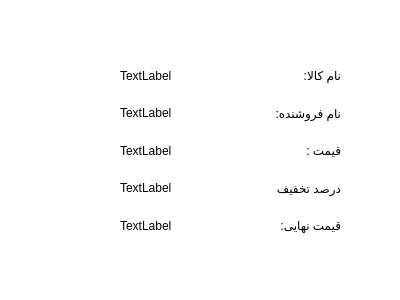
<?xml version="1.0" encoding="UTF-8"?>
<ui version="4.0">
 <class>GoodGenralInfoWidget</class>
 <widget class="QWidget" name="GoodGenralInfoWidget">
  <property name="geometry">
   <rect>
    <x>0</x>
    <y>0</y>
    <width>400</width>
    <height>300</height>
   </rect>
  </property>
  <property name="windowTitle">
   <string>Form</string>
  </property>
  <property name="styleSheet">
   <string notr="true">background-color: rgb(255, 255, 255);
font: 75 11pt &quot;MS Shell Dlg 2&quot;;</string>
  </property>
  <widget class="QWidget" name="layoutWidget">
   <property name="geometry">
    <rect>
     <x>120</x>
     <y>60</y>
     <width>221</width>
     <height>181</height>
    </rect>
   </property>
   <layout class="QGridLayout" name="gridLayout">
    <item row="0" column="0">
     <widget class="QLabel" name="lab_name">
      <property name="text">
       <string>TextLabel</string>
      </property>
     </widget>
    </item>
    <item row="0" column="1">
     <widget class="QLabel" name="label">
      <property name="text">
       <string>نام کالا:</string>
      </property>
     </widget>
    </item>
    <item row="1" column="0">
     <widget class="QLabel" name="lab_seller">
      <property name="text">
       <string>TextLabel</string>
      </property>
     </widget>
    </item>
    <item row="1" column="1">
     <widget class="QLabel" name="label_3">
      <property name="text">
       <string>نام فروشنده:</string>
      </property>
     </widget>
    </item>
    <item row="2" column="0">
     <widget class="QLabel" name="lab_price">
      <property name="text">
       <string>TextLabel</string>
      </property>
     </widget>
    </item>
    <item row="2" column="1">
     <widget class="QLabel" name="lab">
      <property name="text">
       <string>قیمت :</string>
      </property>
     </widget>
    </item>
    <item row="3" column="0">
     <widget class="QLabel" name="lab_discount_percent">
      <property name="text">
       <string>TextLabel</string>
      </property>
     </widget>
    </item>
    <item row="3" column="1">
     <widget class="QLabel" name="label_7">
      <property name="text">
       <string>درصد تخفیف</string>
      </property>
     </widget>
    </item>
    <item row="4" column="0">
     <widget class="QLabel" name="lab_final_price">
      <property name="text">
       <string>TextLabel</string>
      </property>
     </widget>
    </item>
    <item row="4" column="1">
     <widget class="QLabel" name="label_9">
      <property name="styleSheet">
       <string notr="true"/>
      </property>
      <property name="text">
       <string>قیمت نهایی:</string>
      </property>
     </widget>
    </item>
   </layout>
  </widget>
 </widget>
 <resources/>
 <connections/>
</ui>
